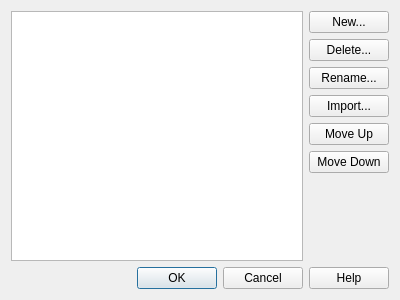
<?xml version="1.0" encoding="UTF-8"?>
<ui version="4.0">
 <class>swPiecePaletteDialog</class>
 <widget class="QDialog" name="swPiecePaletteDialog">
  <property name="whatsThis">
   <string>&lt;p&gt;&lt;b&gt;Piece Palettes&lt;/b&gt;&lt;/p&gt;&lt;p&gt;Organize reusable collections of pieces in the piece browser. Create, rename, delete, import, or reorder palettes, then choose OK to apply the changes. Cancel discards these palette changes.&lt;/p&gt;&lt;p&gt;Palettes organize piece choices; they do not change pieces already placed in a model.&lt;/p&gt;</string>
  </property>
  <property name="geometry">
   <rect>
    <x>0</x>
    <y>0</y>
    <width>400</width>
    <height>300</height>
   </rect>
  </property>
  <property name="windowTitle">
   <string>Piece Palettes</string>
  </property>
  <layout class="QVBoxLayout" name="verticalLayout_2">
   <item>
    <layout class="QHBoxLayout" name="horizontalLayout">
     <item>
      <widget class="QListWidget" name="PaletteList">
       <property name="toolTip">
        <string>Select the palette to rename, delete, or move.</string>
       </property>
       <property name="accessibleName">
        <string>Piece Palettes</string>
       </property>
       <property name="whatsThis">
        <string>&lt;p&gt;&lt;b&gt;Palette List&lt;/b&gt;&lt;/p&gt;&lt;p&gt;Select a palette before using Rename, Delete, Move Up, or Move Down. The list order determines the palette order in the piece browser.&lt;/p&gt;</string>
       </property>
      </widget>
     </item>
     <item>
      <layout class="QVBoxLayout" name="verticalLayout_3">
       <item>
        <widget class="QPushButton" name="NewButton">
         <property name="toolTip">
          <string>Create a new empty piece palette.</string>
         </property>
         <property name="text">
          <string>New...</string>
         </property>
        </widget>
       </item>
       <item>
        <widget class="QPushButton" name="DeleteButton">
         <property name="toolTip">
          <string>Remove the selected palette after confirmation.</string>
         </property>
         <property name="whatsThis">
          <string>&lt;p&gt;&lt;b&gt;Delete Palette&lt;/b&gt;&lt;/p&gt;&lt;p&gt;Remove the selected palette and its list of piece choices. Library pieces and pieces already used in models are not deleted. At least one palette must remain.&lt;/p&gt;</string>
         </property>
         <property name="text">
          <string>Delete...</string>
         </property>
        </widget>
       </item>
       <item>
        <widget class="QPushButton" name="RenameButton">
         <property name="toolTip">
          <string>Change the name of the selected palette.</string>
         </property>
         <property name="text">
          <string>Rename...</string>
         </property>
        </widget>
       </item>
       <item>
        <widget class="QPushButton" name="ImportButton">
         <property name="toolTip">
          <string>Create a palette from an online set inventory.</string>
         </property>
         <property name="whatsThis">
          <string>&lt;p&gt;&lt;b&gt;Import Palette&lt;/b&gt;&lt;/p&gt;&lt;p&gt;Open Import Set Inventory to search for a set and download its inventory. The new palette uses the set description as its name.&lt;/p&gt;&lt;p&gt;The palette stores piece IDs; inventory colors and quantities are not stored. An internet connection is required.&lt;/p&gt;</string>
         </property>
         <property name="text">
          <string>Import...</string>
         </property>
        </widget>
       </item>
       <item>
        <widget class="QPushButton" name="MoveUpButton">
         <property name="toolTip">
          <string>Move the selected palette one position earlier in the list.</string>
         </property>
         <property name="text">
          <string>Move Up</string>
         </property>
        </widget>
       </item>
       <item>
        <widget class="QPushButton" name="MoveDownButton">
         <property name="toolTip">
          <string>Move the selected palette one position later in the list.</string>
         </property>
         <property name="text">
          <string>Move Down</string>
         </property>
        </widget>
       </item>
       <item>
        <spacer name="verticalSpacer">
         <property name="orientation">
          <enum>Qt::Vertical</enum>
         </property>
         <property name="sizeHint" stdset="0">
          <size>
           <width>20</width>
           <height>40</height>
          </size>
         </property>
        </spacer>
       </item>
      </layout>
     </item>
    </layout>
   </item>
   <item>
    <widget class="QDialogButtonBox" name="buttonBox">
     <property name="orientation">
      <enum>Qt::Horizontal</enum>
     </property>
     <property name="standardButtons">
      <set>QDialogButtonBox::Cancel|QDialogButtonBox::Help|QDialogButtonBox::Ok</set>
     </property>
    </widget>
   </item>
  </layout>
 </widget>
 <tabstops>
  <tabstop>PaletteList</tabstop>
  <tabstop>NewButton</tabstop>
  <tabstop>DeleteButton</tabstop>
  <tabstop>RenameButton</tabstop>
  <tabstop>ImportButton</tabstop>
  <tabstop>MoveUpButton</tabstop>
  <tabstop>MoveDownButton</tabstop>
 </tabstops>
 <resources/>
 <connections>
  <connection>
   <sender>buttonBox</sender>
   <signal>accepted()</signal>
   <receiver>swPiecePaletteDialog</receiver>
   <slot>accept()</slot>
   <hints>
    <hint type="sourcelabel">
     <x>248</x>
     <y>254</y>
    </hint>
    <hint type="destinationlabel">
     <x>157</x>
     <y>274</y>
    </hint>
   </hints>
  </connection>
  <connection>
   <sender>buttonBox</sender>
   <signal>rejected()</signal>
   <receiver>swPiecePaletteDialog</receiver>
   <slot>reject()</slot>
   <hints>
    <hint type="sourcelabel">
     <x>316</x>
     <y>260</y>
    </hint>
    <hint type="destinationlabel">
     <x>286</x>
     <y>274</y>
    </hint>
   </hints>
  </connection>
 </connections>
</ui>
